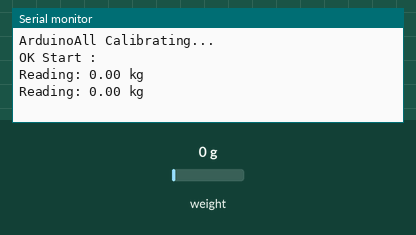
Recording of a sketch running on a simulated Arduino Uno, built with avr-gcc and run on an emulated ATmega328P. On the bench: the last lines printed to the serial monitor. Inputs (shaded band) come from the test bench; at power-on: weight on the scale 0 g.

Above: at 2.2 s.
2.3 s: weight on the scale set to 100 g
At 2.3 s:
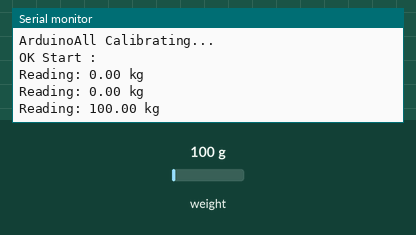
3.8 s: weight on the scale set to 1250 g
At 4.5 s:
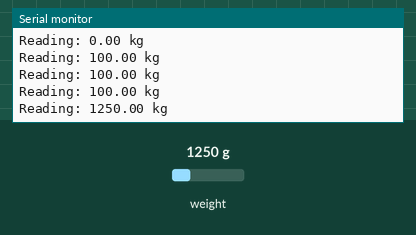
Timing chart, 0 to 6.8 s (numbered marks = the images above; inputs shaded):
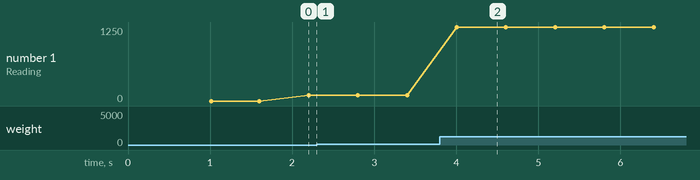

Measured:
- after the input at 3.8 s, the serial monitor: prints a new line after 0.20 s (image 2)
- plotted number 1: 100 → 1250 after the input at 3.8 s

The sketch:

run.ino
```cpp
#include "HX711.h"
#define calibration_factor -3800 // เอาค่าที่ได้จากการปรับ มาใส่ตรงนี้
#define DOUT  3
#define CLK  2
HX711 scale(DOUT, CLK);
void setup() {
  Serial.begin(9600);
  Serial.println("ArduinoAll Calibrating...");
  scale.set_scale(calibration_factor); // ปรับค่า calibration factor
  scale.tare(); //รีเซตน้ำหนักเป็น 0
  Serial.println("OK Start :");
}
void loop() {
  Serial.print("Reading: ");
  Serial.print(scale.get_units(), 2); //แสดงผลน้ำหนัก 2 ตำแหน่ง
  Serial.println(" kg");
  delay(500);
}
```
